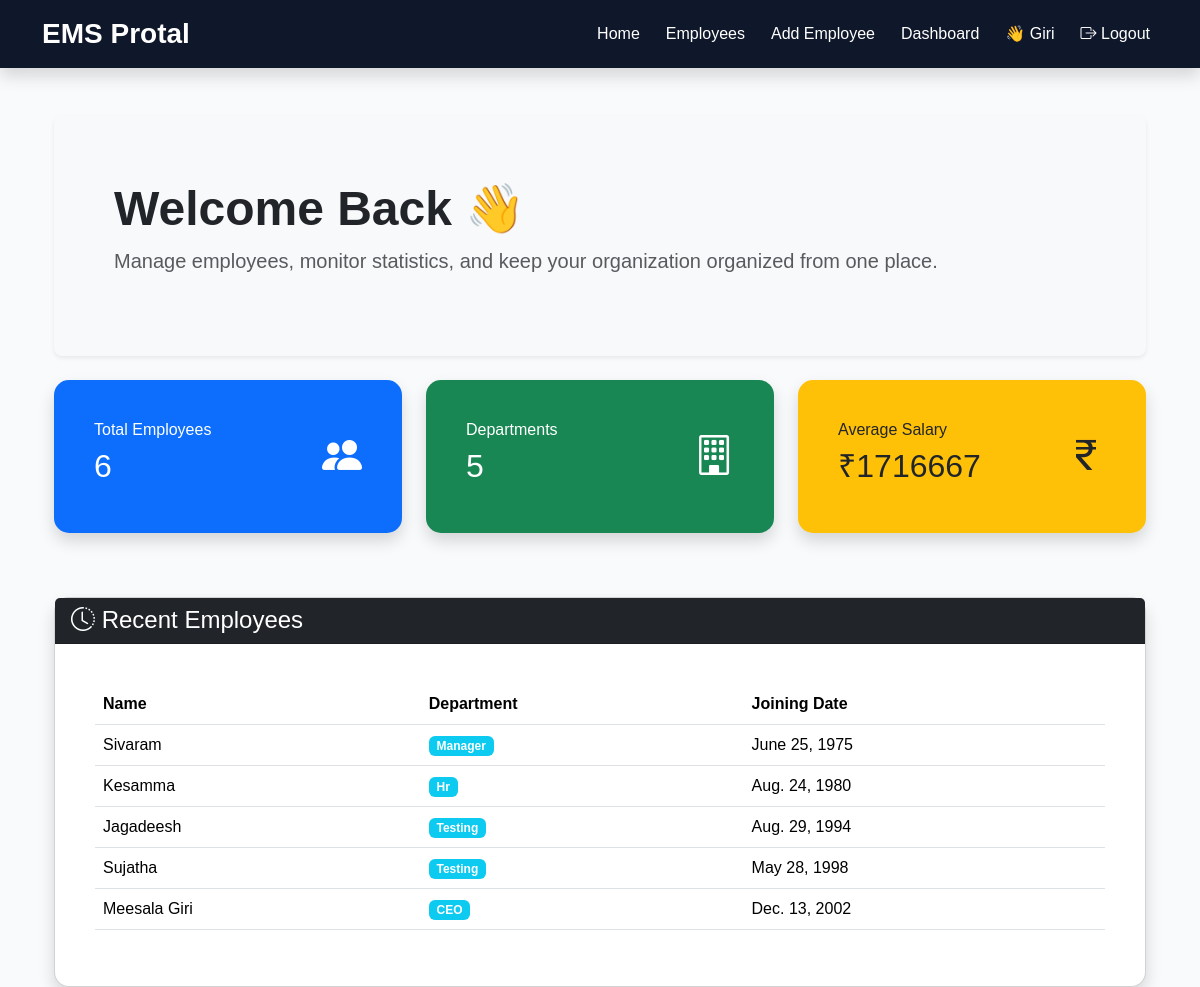
Before: / (signed in) with the older database file.
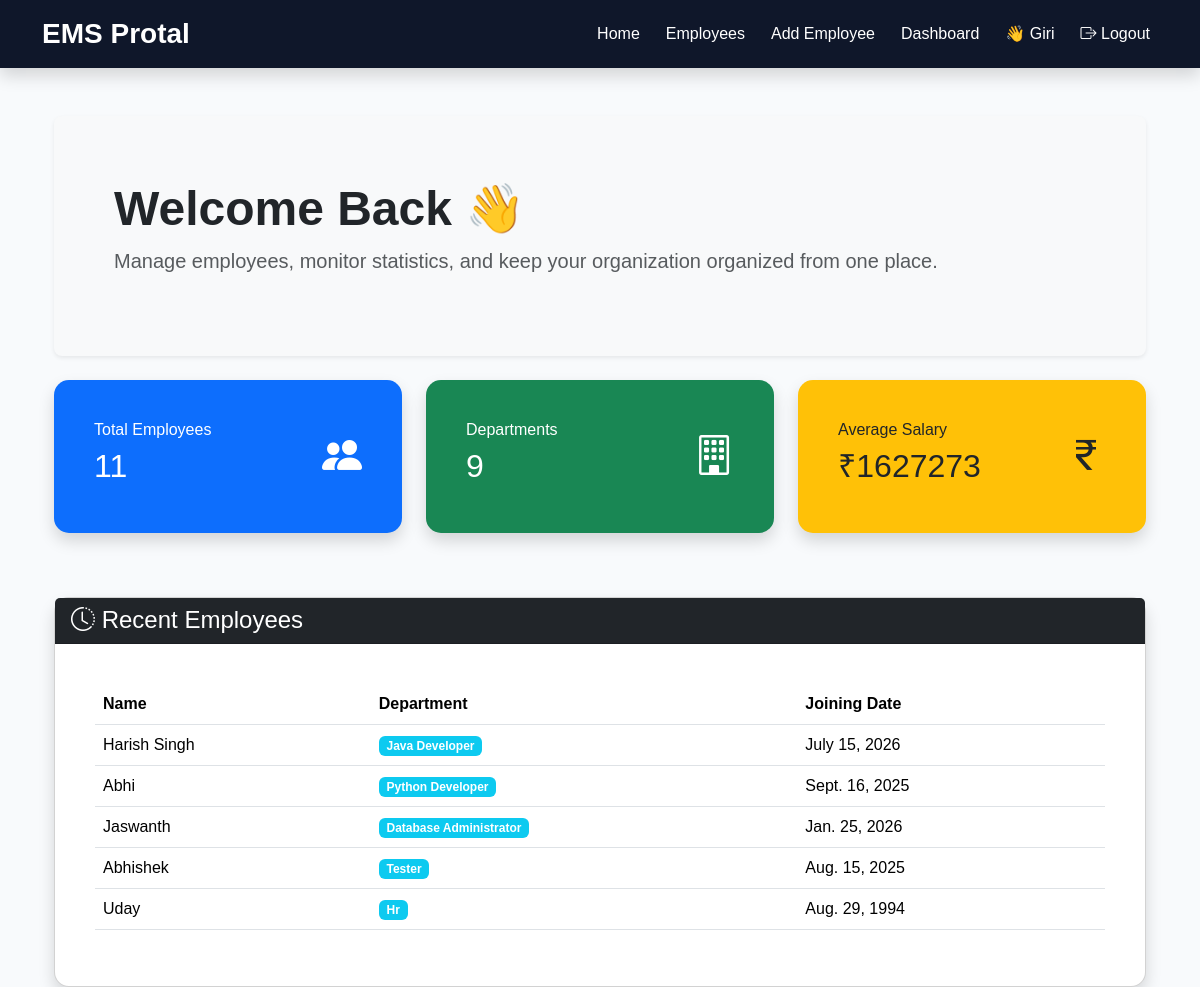
After: the same page with the newer database file.
### employee/models.py (models this page shows, shortened)
class Employee(models.Model):
    name = models.CharField(max_length=100)
    email = models.EmailField(unique=True)
    phone = models.CharField(max_length=15)
    department = models.CharField(max_length=50)
    salary = models.DecimalField(max_digits=10, decimal_places=2)
    joining_date = models.DateField()
    photo = models.ImageField(
        upload_to="employee_photos/",
        blank=True,
        null=True
    )

### employee/views.py (the view)
# urls.py: path("", views.home, name='home'),
@login_required
def home(request):
    total_employees = Employee.objects.count()
    total_departments = Employee.objects.values(
        "department"
    ).distinct().count()
    average_salary = Employee.objects.aggregate(
        Avg("salary")
    )["salary__avg"]
    recent_employees = Employee.objects.order_by(
        "-id"
    )[:5]
    context = {
        "total_employees": total_employees,
        "total_departments": total_departments,
        "average_salary": average_salary,
        "recent_employees": recent_employees,
    }
    return render(request, "home.html", context)

### templates/home.html
{% extends "base.html" %}
{% block content %}
<div class="container mt-4">
    <div class="p-5 mb-4 bg-light rounded-3 shadow-sm">
        <div class="container-fluid py-3">
            <h1 class="display-5 fw-bold">
                Welcome Back 👋
            </h1>
            <p class="fs-5 text-muted">
                Manage employees, monitor statistics, and keep your organization organized from one place.
            </p>
        </div>
    </div>
    <div class="row mt-4">
        <div class="col-md-4 mb-3">
            <div class="card shadow border-0 bg-primary text-white">
                <div class="card-body">
                    <div class="d-flex justify-content-between align-items-center">
                        <div>
                            <h6>Total Employees</h6>
                            <h2>{{ total_employees }}</h2>
                        </div>
                        <i class="bi bi-people-fill fs-1"></i>
                    </div>
                </div>
            </div>
        </div>
        <div class="col-md-4 mb-3">
            <div class="card shadow border-0 bg-success text-white">
                <div class="card-body">
                    <div class="d-flex justify-content-between align-items-center">
                        <div>
                            <h6>Departments</h6>
                            <h2>{{ total_departments }}</h2>
                        </div>
                        <i class="bi bi-building fs-1"></i>
                    </div>
                </div>
            </div>
        </div>
        <div class="col-md-4 mb-3">
            <div class="card shadow border-0 bg-warning text-dark">
                <div class="card-body">
                    <div class="d-flex justify-content-between align-items-center">
                        <div>
                            <h6>Average Salary</h6>
                            <h2>₹{{ average_salary|floatformat:0 }}</h2>
                        </div>
                        <i class="bi bi-currency-rupee fs-1"></i>
                    </div>
                </div>
            </div>
        </div>
    </div>
    <div class="card shadow mt-5">
        <div class="card-header bg-dark text-white">
            <h4 class="mb-0">
                <i class="bi bi-clock-history"></i>
                Recent Employees
            </h4>
        </div>
        <div class="card-body">
            <table class="table table-hover align-middle">
                <thead>
                    <tr>
                        <th>Name</th>
                        <th>Department</th>
                        <th>Joining Date</th>
                    </tr>
                </thead>
                <tbody>
                    {% for employee in recent_employees %}
                    <tr>
                        <td>{{ employee.name }}</td>
                        <td>
                            <span class="badge bg-info">
                                {{ employee.department }}
                            </span>
                        </td>
                        <td>{{ employee.joining_date }}</td>
                    </tr>
                    {% empty %}
                    <tr>
                        <td colspan="3" class="text-center">
                            No employees available.
                        </td>
                    </tr>
                    {% endfor %}
                </tbody>
            </table>
        </div>
    </div>
</div>
{% endblock %}

Changed rows visible on the page:
no longer on this page (row unchanged): Employee: name "Sivaram", department "Manager", joining_date "June 25, 1975"
no longer on this page (row unchanged): Employee: name "Kesamma", department "Hr", joining_date "Aug. 24, 1980"
no longer on this page (row unchanged): Employee: name "Jagadeesh", department "Testing", joining_date "Aug. 29, 1994"
no longer on this page (row unchanged): Employee: name "Sujatha", department "Testing", joining_date "May 28, 1998"
no longer on this page (row unchanged): Employee: name "Meesala Giri", department "CEO", joining_date "Dec. 13, 2002"
added Employee: name "Harish Singh", department "Java Developer", joining_date "July 15, 2026"
added Employee: name "Abhi", department "Python Developer", joining_date "Sept. 16, 2025"
added Employee: name "Jaswanth", department "Database Administrator", joining_date "Jan. 25, 2026"
added Employee: name "Abhishek", department "Tester", joining_date "Aug. 15, 2025"
added Employee: name "Uday", department "Hr", joining_date "Aug. 29, 1994"
Other visible differences:
{{ total_employees }}: "6" → "11"
{{ total_departments }}: "5" → "9"
{{ average_salary|floatformat:0 }}: "1716667" → "1627273"
